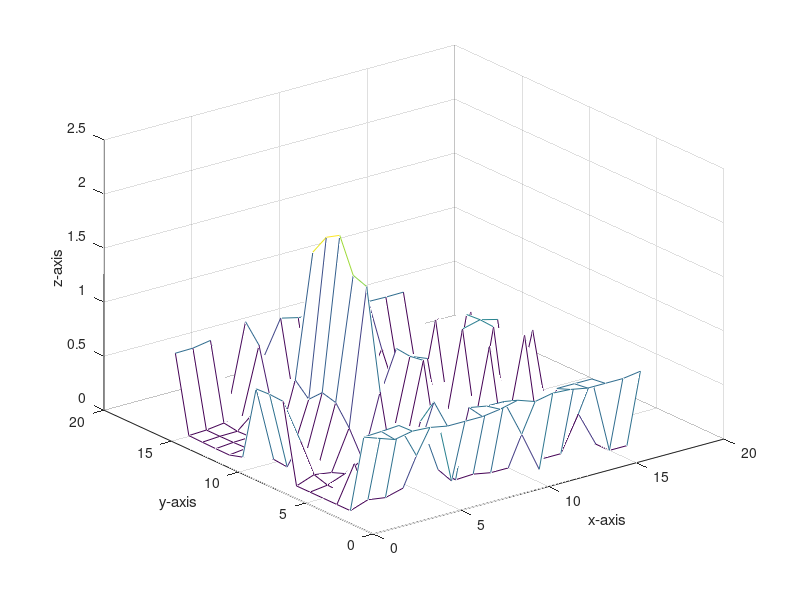

MATLAB code for this plot:
feature = [ 
0.784797 0.728977 0.762495 0.752749 0.72154 0.72154 0.72154 0.745454 0.784796 0.728977 0.762496 0.752749 0.72154 0.72154 0.72154 0.745456 0.738232 0.745861 0.757521 0.434939 0.887295 0.112926 0.747442 0.717587 0.71547 0.368567 5.07654e-07 0.704135 0.704365 0.704796 5.07673e-07 5.08732e-07 4.98293e-07 0.057324 0.0331521 0.07657 0.653219 0.160539 0.022139 0.0305822 4.98325e-07 4.8634e-07 0.293751 6.21242e-07 6.47234e-07 0.324627 5.47491e-07 4.8634e-07 5.09139e-07 0.334407 0.0356757 0.31891 0.0875192 0.259161 0.0334959 0.0262656 5.09151e-07 5.35651e-07 6.20728e-07 6.72926e-07 7.14497e-07 6.72926e-07 6.20728e-07 5.35651e-07 5.11812e-07 0.013902 0.1931 0.201585 0.0528428 0.187391 0.0751113 0.0181087 5.118e-07 5.70923e-07 6.69745e-07 6.9915e-07 7.52618e-07 6.9915e-07 6.69745e-07 5.70929e-07 5.07836e-07 0.0208154 0.0834006 0.169404 0.751856 0.111039 0.023885 0.0300174 0.000599828 5.91856e-07 6.98617e-07 7.27496e-07 7.72468e-07 7.27496e-07 6.98617e-07 5.91856e-07 4.99301e-07 0.0602633 0.0361612 0.40545 1.66853 0.143632 0.0293957 0.0234202 0.000955051 5.992e-07 7.10233e-07 0.809606 7.75874e-07 0.823453 7.10233e-07 5.992e-07 0.725293 0.312483 0.0298466 0.582435 1.71536 0.444367 0.075536 0.0250242 0.752888 6.392e-07 7.50577e-07 7.75398e-07 0.886866 7.75398e-07 7.50577e-07 6.392e-07 0.73287 0.0175182 0.0494476 0.616636 2.02812 0.185268 0.0494039 0.0277182 0.733615 0.668996 7.70802e-07 0.854496 0.895967 0.854496 7.70802e-07 0.668996 0.726225 0.0299856 0.0269476 0.497846 1.95279 0.340479 0.0786445 0.333176 0.748132 6.392e-07 7.50577e-07 7.75398e-07 0.886866 7.75398e-07 7.50577e-07 6.392e-07 0.0372871 0.0427516 0.0563292 0.618462 1.75791 0.714617 0.0941575 0.0905111 0.00046247 5.992e-07 7.10233e-07 0.823453 7.75874e-07 0.809606 7.10233e-07 5.992e-07 5.07179e-07 0.0193695 0.0269581 0.110949 0.0768749 0.475535 0.0922356 0.0216698 0.0002278 5.91856e-07 6.98617e-07 7.27496e-07 7.72468e-07 7.27496e-07 6.98617e-07 5.91856e-07 0.00104829 0.0154887 0.0217612 0.0622508 0.116972 0.280019 0.0324114 0.0203295 0.00192715 5.70923e-07 6.69745e-07 6.9915e-07 7.52618e-07 6.9915e-07 6.69745e-07 5.70923e-07 0.00371587 0.0143663 0.0171165 0.157712 0.139267 0.167718 0.124743 0.357732 0.00558591 5.35651e-07 6.20728e-07 6.72926e-07 7.14497e-07 6.72926e-07 6.20728e-07 5.35651e-07 0.00770492 0.0151606 0.0360369 0.0290349 0.668425 0.142257 0.0580616 0.0191777 0.0113623 0.00184892 5.47491e-07 0.324627 6.47234e-07 6.21242e-07 0.29375 0.00109794 0.712369 0.715552 0.742947 0.0624693 0.82872 0.442389 0.773258 0.734318 0.71361 0.00712015 0.00557824 0.707244 0.704365 0.706407 0.00464156 0.373517  
];
% [feature, ps] = mapminmax(feature, 0, 1);
fea = reshape(feature, 16, 16);
fea = fea';
% fea = imresize(fea, [512, 512]);
surf(fea)

mesh(fea)
xlabel('x-axis')
ylabel('y-axis')
zlabel('z-axis')

% image(fea, 'CDataMapping', 'scaled');

% hold on
% colormap jet


feaData = zeros(numel(fea),3);

for i = 1:size(fea,1)
    for j=1:size(fea,2)
        ind = (i - 1) * size(fea,2) + j;
        feaData(ind,:) = [j,i,fea(i,j)];
    end
end

GMModel = fitgmdist(feaData,3);

GMModel